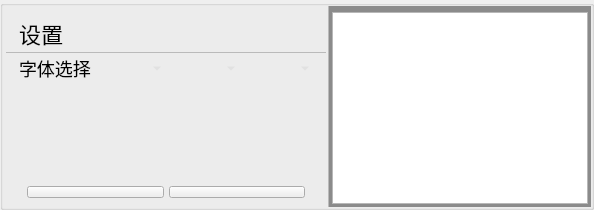
         <widget class="QWidget" name="report_tab">
          <attribute name="title">
           <string>报告区</string>
          </attribute>
          <layout class="QHBoxLayout" name="horizontalLayout_47">
           <property name="spacing">
            <number>0</number>
           </property>
           <property name="leftMargin">
            <number>0</number>
           </property>
           <property name="topMargin">
            <number>0</number>
           </property>
           <property name="rightMargin">
            <number>0</number>
           </property>
           <property name="bottomMargin">
            <number>0</number>
           </property>
           <item>
            <widget class="QGroupBox" name="groupBox_fill_2">
             <property name="styleSheet">
              <string notr="true">#groupBox_fill_2{
border-left:none;
border-right:none;
}</string>
             </property>
             <property name="title">
              <string/>
             </property>
             <layout class="QHBoxLayout" name="horizontalLayout_33">
              <property name="spacing">
               <number>0</number>
              </property>
              <property name="leftMargin">
               <number>0</number>
              </property>
              <property name="topMargin">
               <number>0</number>
              </property>
              <property name="rightMargin">
               <number>0</number>
              </property>
              <property name="bottomMargin">
               <number>0</number>
              </property>
              <item>
               <widget class="QGroupBox" name="groupBox_sidebar_3">
                <property name="maximumSize">
                 <size>
                  <width>326</width>
                  <height>16777215</height>
                 </size>
                </property>
                <property name="styleSheet">
                 <string notr="true">#groupBox_sidebar_3{
border:none;
border-right:1px solid #bababa;
}</string>
                </property>
                <property name="title">
                 <string/>
                </property>
                <layout class="QVBoxLayout" name="verticalLayout_17">
                 <property name="spacing">
                  <number>0</number>
                 </property>
                 <property name="leftMargin">
                  <number>0</number>
                 </property>
                 <property name="topMargin">
                  <number>0</number>
                 </property>
                 <property name="rightMargin">
                  <number>0</number>
                 </property>
                 <property name="bottomMargin">
                  <number>0</number>
                 </property>
                 <item>
                  <widget class="QGroupBox" name="groupBox_25">
                   <property name="minimumSize">
                    <size>
                     <width>0</width>
                     <height>40</height>
                    </size>
                   </property>
                   <property name="maximumSize">
                    <size>
                     <width>16777215</width>
                     <height>40</height>
                    </size>
                   </property>
                   <property name="styleSheet">
                    <string notr="true">border:none;</string>
                   </property>
                   <property name="title">
                    <string/>
                   </property>
                   <layout class="QHBoxLayout" name="horizontalLayout_34">
                    <property name="spacing">
                     <number>0</number>
                    </property>
                    <property name="leftMargin">
                     <number>10</number>
                    </property>
                    <property name="topMargin">
                     <number>0</number>
                    </property>
                    <property name="rightMargin">
                     <number>10</number>
                    </property>
                    <property name="bottomMargin">
                     <number>0</number>
                    </property>
                    <item>
                     <widget class="QLabel" name="label_5">
                      <property name="styleSheet">
                       <string notr="true">font-size:22px;</string>
                      </property>
                      <property name="text">
                       <string>设置</string>
                      </property>
                      <property name="indent">
                       <number>0</number>
                      </property>
                     </widget>
                    </item>
                    <item>
                     <spacer name="horizontalSpacer_12">
                      <property name="orientation">
                       <enum>Qt::Horizontal</enum>
                      </property>
                      <property name="sizeHint" stdset="0">
                       <size>
                        <width>40</width>
                        <height>20</height>
                       </size>
                      </property>
                     </spacer>
                    </item>
                   </layout>
                  </widget>
                 </item>
                 <item>
                  <widget class="QGroupBox" name="groupBox_26">
                   <property name="minimumSize">
                    <size>
                     <width>0</width>
                     <height>30</height>
                    </size>
                   </property>
                   <property name="maximumSize">
                    <size>
                     <width>16777215</width>
                     <height>30</height>
                    </size>
                   </property>
                   <property name="styleSheet">
                    <string notr="true">#groupBox_26{
border:none;
border-top:1px solid #bababa;
}
</string>
                   </property>
                   <property name="title">
                    <string/>
                   </property>
                   <layout class="QHBoxLayout" name="horizontalLayout_35">
                    <property name="spacing">
                     <number>0</number>
                    </property>
                    <property name="leftMargin">
                     <number>10</number>
                    </property>
                    <property name="topMargin">
                     <number>0</number>
                    </property>
                    <property name="rightMargin">
                     <number>10</number>
                    </property>
                    <property name="bottomMargin">
                     <number>0</number>
                    </property>
                    <item>
                     <widget class="QLabel" name="label_20">
                      <property name="minimumSize">
                       <size>
                        <width>0</width>
                        <height>0</height>
                       </size>
                      </property>
                      <property name="maximumSize">
                       <size>
                        <width>80</width>
                        <height>16777215</height>
                       </size>
                      </property>
                      <property name="styleSheet">
                       <string notr="true">font-size:18px;</string>
                      </property>
                      <property name="text">
                       <string>字体选择</string>
                      </property>
                      <property name="indent">
                       <number>0</number>
                      </property>
                     </widget>
                    </item>
                    <item>
                     <widget class="QComboBox" name="comboBox_task_3">
                      <property name="maximumSize">
                       <size>
                        <width>100</width>
                        <height>16777215</height>
                       </size>
                      </property>
                      <property name="styleSheet">
                       <string notr="true">QComboBox{
font-family: &quot;Microsoft YaHei&quot;;
font-size: 16px;
color: rgb(218, 218, 218);
border-width:0px;
border-color:white;
border-style:solid;
background-color: rgba(200, 200, 200,0);}

</string>
                      </property>
                      <property name="currentIndex">
                       <number>-1</number>
                      </property>
                     </widget>
                    </item>
                    <item>
                     <widget class="QComboBox" name="comboBox_model_3">
                      <property name="styleSheet">
                       <string notr="true">QComboBox{
font-family: &quot;Microsoft YaHei&quot;;
font-size: 16px;
color: rgb(218, 218, 218);
border-width:0px;
border-color:white;
border-style:solid;
background-color: rgba(200, 200, 200,0);}

</string>
                      </property>
                     </widget>
                    </item>
                    <item>
                     <widget class="QComboBox" name="comboBox">
                      <property name="styleSheet">
                       <string notr="true">QComboBox{
font-family: &quot;Microsoft YaHei&quot;;
font-size: 16px;
color: rgb(218, 218, 218);
border-width:0px;
border-color:white;
border-style:solid;
background-color: rgba(200, 200, 200,0);}

</string>
                      </property>
                     </widget>
                    </item>
                   </layout>
                  </widget>
                 </item>
                 <item>
                  <spacer name="verticalSpacer">
                   <property name="orientation">
                    <enum>Qt::Vertical</enum>
                   </property>
                   <property name="sizeHint" stdset="0">
                    <size>
                     <width>20</width>
                     <height>40</height>
                    </size>
                   </property>
                  </spacer>
                 </item>
                 <item>
                  <widget class="QGroupBox" name="groupBox_27">
                   <property name="minimumSize">
                    <size>
                     <width>0</width>
                     <height>30</height>
                    </size>
                   </property>
                   <property name="maximumSize">
                    <size>
                     <width>16777215</width>
                     <height>30</height>
                    </size>
                   </property>
                   <property name="styleSheet">
                    <string notr="true">#groupBox_27{
border:none;
}</string>
                   </property>
                   <property name="title">
                    <string/>
                   </property>
                   <layout class="QHBoxLayout" name="horizontalLayout_36">
                    <property name="spacing">
                     <number>0</number>
                    </property>
                    <property name="leftMargin">
                     <number>10</number>
                    </property>
                    <property name="topMargin">
                     <number>0</number>
                    </property>
                    <property name="rightMargin">
                     <number>10</number>
                    </property>
                    <property name="bottomMargin">
                     <number>0</number>
                    </property>
                    <item>
                     <widget class="QGroupBox" name="groupBox_input_3">
                      <property name="styleSheet">
                       <string notr="true">#groupBox_input_3{
border:none;
}</string>
                      </property>
                      <property name="title">
                       <string/>
                      </property>
                      <layout class="QHBoxLayout" name="horizontalLayout_37">
                       <property name="spacing">
                        <number>5</number>
                       </property>
                       <property name="leftMargin">
                        <number>5</number>
                       </property>
                       <property name="topMargin">
                        <number>0</number>
                       </property>
                       <property name="rightMargin">
                        <number>5</number>
                       </property>
                       <property name="bottomMargin">
                        <number>0</number>
                       </property>
                       <item>
                        <widget class="QPushButton" name="saveButton_3">
                         <property name="text">
                          <string/>
                         </property>
                         <property name="icon">
                          <iconset resource="../UIqrc.qrc">
                           <normaloff>:/images/icon/floppy-disks (2).png</normaloff>
                           <normalon>:/images/icon/floppy-disks.png</normalon>
                           <activeon>:/images/icon/floppy-disks.png</activeon>
                           <selectedon>:/images/icon/floppy-disks.png</selectedon>:/images/icon/floppy-disks (2).png</iconset>
                         </property>
                         <property name="checkable">
                          <bool>true</bool>
                         </property>
                        </widget>
                       </item>
                       <item>
                        <widget class="QPushButton" name="printButton">
                         <property name="text">
                          <string/>
                         </property>
                         <property name="icon">
                          <iconset resource="../UIqrc.qrc">
                           <normaloff>:/images/icon/print (2).png</normaloff>
                           <normalon>:/images/icon/print.png</normalon>
                           <activeon>:/images/icon/print.png</activeon>
                           <selectedon>:/images/icon/print.png</selectedon>:/images/icon/print (2).png</iconset>
                         </property>
                         <property name="checkable">
                          <bool>true</bool>
                         </property>
                        </widget>
                       </item>
                      </layout>
                     </widget>
                    </item>
                   </layout>
                  </widget>
                 </item>
                </layout>
               </widget>
              </item>
              <item>
               <widget class="QGroupBox" name="report_view">
                <property name="styleSheet">
                 <string notr="true">#report_view{
background-color:#8b8b8b;
border:none;
}</string>
                </property>
                <property name="title">
                 <string/>
                </property>
                <layout class="QHBoxLayout" name="horizontalLayout_49">
                 <property name="spacing">
                  <number>0</number>
                 </property>
                 <property name="leftMargin">
                  <number>0</number>
                 </property>
                 <property name="topMargin">
                  <number>0</number>
                 </property>
                 <property name="rightMargin">
                  <number>0</number>
                 </property>
                 <property name="bottomMargin">
                  <number>0</number>
                 </property>
                 <item>
                  <widget class="QTextEdit" name="textEdit">
                   <property name="maximumSize">
                    <size>
                     <width>16777215</width>
                     <height>16777215</height>
                    </size>
                   </property>
                  </widget>
                 </item>
                </layout>
               </widget>
              </item>
             </layout>
            </widget>
           </item>
          </layout>
         </widget>
